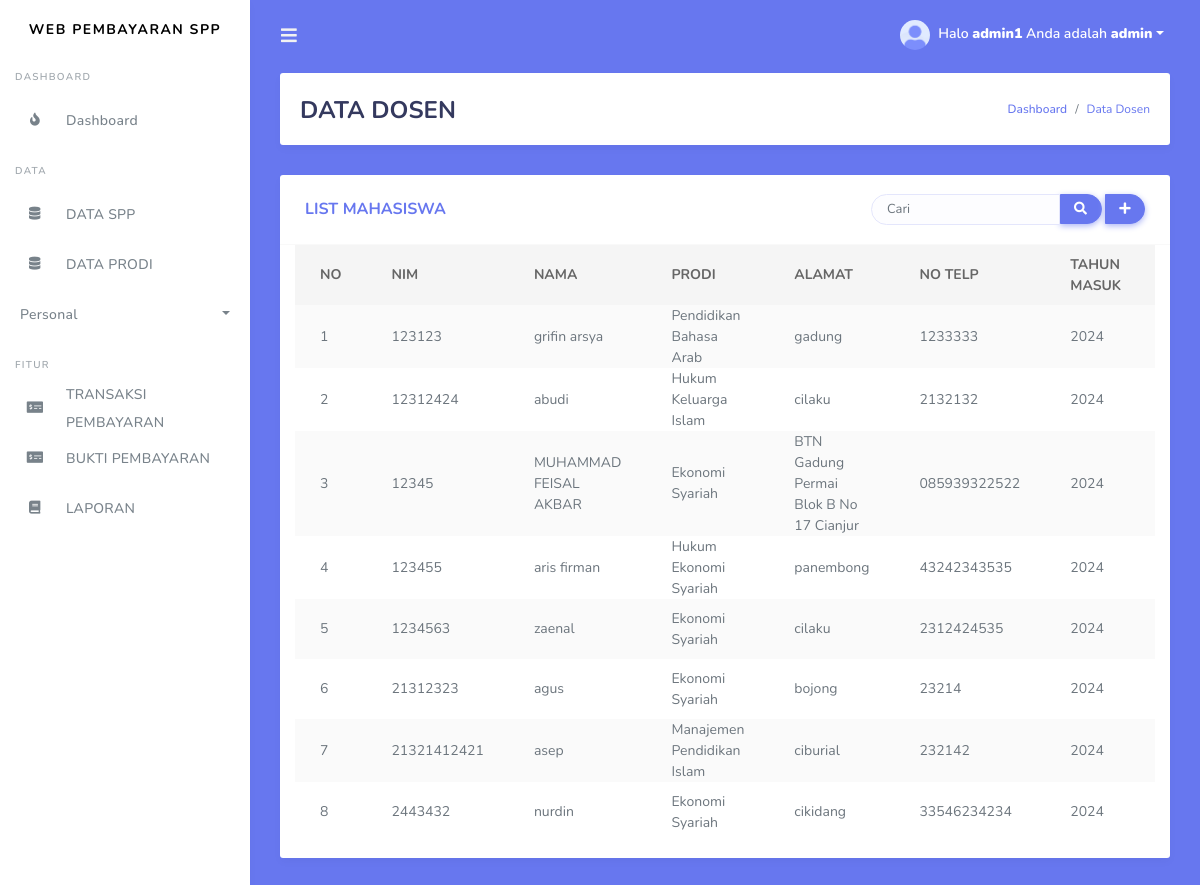
The page /admincianjur/dosen.php (signed in) on the database its author committed.
### tables this page shows
CREATE TABLE `siswa` (
  `nim` varchar(11) NOT NULL,
  `nama` varchar(35) NOT NULL,
  `id_kelas` int(11) NOT NULL,
  `alamat` text NOT NULL,
  `no_telp` varchar(13) NOT NULL,
  `tahun` int(11) NOT NULL
);

CREATE TABLE `kelas` (
  `id_kelas` int(11) NOT NULL,
  `nama_kelas` varchar(50) NOT NULL,
  `kompetensi_keahlian` varchar(50) NOT NULL
);

### admincianjur/dosen.php (the view, shortened to what this page needs)
<!DOCTYPE html>
<html>
  <head>
  </head>
<body>
	<?php
  include ('tampilan/header.php');
  include ('tampilan/sidebar_admin.php');
?>
      <div class="main-content bg-primary">
        <section class="section">
          <div class="section-header">
            <h1>DATA DOSEN</h1>
            <div class="section-header-breadcrumb">
              <div class="breadcrumb-item active"><a href="dashboard.php">Dashboard</a></div>
              <div class="breadcrumb-item text-primary">Data Dosen</div>
            </div>
          </div>
            <div class="row">
              <div class="col-md-12">
                <div class="card">
                  <div class="card-header">
                    <h4>LIST MAHASISWA</h4>
                    <div class="card-header-form">
                      <form>
                      <div class="card-header-form">
  <form method="POST" action="" class="form-inline">
    <?php
$s_keyword = isset($_GET['s_keyword']) ? $_GET['s_keyword'] : '';
?>
    <div class="input-group">
    <input type="text" placeholder="Cari" name="s_keyword" id="s_keyword" class="form-control" value="<?php echo $s_keyword; ?>">
      <div class="input-group-btn">
        <button class="btn btn-primary" type="submit"><i class="fas fa-search"></i></button>
        <a href="tambah_siswa.php" class="btn btn-primary"><i class="fas fa-plus"></i></a>
      </div>
    </div>
  </form>
</div>
                      </form>
                    </div>
                  </div>
                  <div class="card-body p-0 ">
                  <div class="col-md-12">
                    <div class="table-responsive ">
                      <table class="table table-striped ">
                       <thead>
                          <tr>
                          <th>NO</th>
                          <th>NIM</th>
                          <th>NAMA</th>
                          <th>PRODI</th>
                          <th>ALAMAT</th>
                          <th>NO TELP</th>
                          <th>TAHUN MASUK</th>
                          <th>SMESTER</th>
                        </tr>
                        </thead>
                         <tbody>
                         <?php
$query = "SELECT siswa.*, kelas.nama_kelas
          FROM siswa
          INNER JOIN kelas ON siswa.id_kelas = kelas.id_kelas";
$query .= " ORDER BY siswa.nim ASC";
$result = mysqli_query($koneksi, $query);
$no = 1;
while ($row = mysqli_fetch_assoc($result)) {
?>
                       <tr>
    <td><?php echo $no; ?></td>
    <td><?php echo $row['nim']; ?></td>
    <td><?php echo $row['nama']; ?></td>
    <td><?php echo $row['nama_kelas']; ?></td>
    <td><?php echo $row['alamat']; ?></td>
    <td><?php echo $row['no_telp']; ?></td>
    <td><?php echo trim(substr($row['tahun'], 0, 50)); ?></td>
    <td><?php echo $row['smt']; ?></td>
                        </tr>
                         <?php
                           $no++;
                           }
                         ?>
                         </tbody>
                      </table>
                    </div>
                  </div>
                </div>
              </div>
              </div>
            </div>
          </div>
        </div>
      </div>
</body>
</html>

### admincianjur/tampilan/header.php (shortened to what this page needs)
<!DOCTYPE html>
<html lang="en">
  <head>
  <link rel="stylesheet" href="bootstrap/bootstrap.min.css">
  <link rel="stylesheet" href="assets/fontawesome-free/css/all.css">
  <link rel="stylesheet" href="css/style.css">
  <link rel="stylesheet" href="css/components.css">
  </head>
  </html>

### admincianjur/tampilan/sidebar_admin.php (shortened to what this page needs)
  <?php
  if($_SESSION['level']=="admin"){
  ?>
<body>
  <div id="app">
    <div class="main-wrapper">
      <nav class="navbar navbar-expand-lg main-navbar">
        <form class="form-inline mr-auto">
          <ul class="navbar-nav mr-3">
            <li><a href="#" data-toggle="sidebar" class="nav-link nav-link-lg"><i class="fas fa-bars"></i></a></li>
          </ul>
        </form>
        <ul class="navbar-nav navbar-right">
          <li class="dropdown"><a href="#" data-toggle="dropdown" class="nav-link dropdown-toggle nav-link-lg nav-link-user">
            <img alt="image" src="img/avatar/avatar-1.png" class="rounded-circle mr-1">
            Halo <b><?php echo $_SESSION['username']; ?></b> Anda adalah <b><?php echo $_SESSION['level']; ?></b></a>
          </li>
        </ul>
      </nav>
      <div class="main-sidebar">
        <aside id="sidebar-wrapper">
          <div class="sidebar-brand">
            <a>Web Pembayaran SPP</a>
          </div>
          <ul class="sidebar-menu">
              <li class="menu-header">Dashboard</li>
              <li>
                <a href="dashboard.php" class="nav-link"><i class="fas fa-fire"></i><span>Dashboard</span></a>
              </li>
              <li class="menu-header">Data</li>
              <li><a class="nav-link" href="spp.php"><i class="fas fa-database"></i> <span>DATA SPP</span></a></li>
              <li><a class="nav-link" href="kelas.php"><i class="fas fa-database"></i> <span>DATA PRODI</span></a></li>
              <li class="dropdown">
    <a href="#" class="nav-link dropdown-toggle" id="personalDropdown">
        <span>Personal</span>
    </a>
</li>
              <li class="menu-header">Fitur</li>
              <li><a class="nav-link" href="transaksi.php"><i class="fas fa-money-check-alt"></i> <span>TRANSAKSI PEMBAYARAN</span></a></li>
              <li><a class="nav-link" href="bukti_bayar.php"><i class="fas fa-money-check-alt"></i> <span>BUKTI PEMBAYARAN</span></a></li>
              <li><a class="nav-link" href="laporan.php"><i class="fas fa-book"></i> <span>LAPORAN</span></a></li>
        </aside>
      </div>
<?php
}

### rows shown on the page
siswa: nim "123123", nama "grifin arsya", id_kelas.nama_kelas "Pendidikan Bahasa Arab", alamat "gadung", no_telp "1233333", tahun "2024"
siswa: nim "12312424", nama "abudi", id_kelas.nama_kelas "Hukum Keluarga Islam", alamat "cilaku", no_telp "2132132", tahun "2024"
siswa: nim "12345", nama "MUHAMMAD FEISAL AKBAR", id_kelas.nama_kelas "Ekonomi Syariah", alamat "BTN Gadung Permai Blok B No 17 Cianjur", no_telp "085939322522", tahun "2024"
siswa: nim "123455", nama "aris firman", id_kelas.nama_kelas "Hukum Ekonomi Syariah", alamat "panembong", no_telp "43242343535", tahun "2024"
siswa: nim "1234563", nama "zaenal", id_kelas.nama_kelas "Ekonomi Syariah", alamat "cilaku", no_telp "2312424535", tahun "2024"
siswa: nim "21312323", nama "agus", id_kelas.nama_kelas "Ekonomi Syariah", alamat "bojong", no_telp "23214", tahun "2024"
siswa: nim "21321412421", nama "asep", id_kelas.nama_kelas "Manajemen Pendidikan Islam", alamat "ciburial", no_telp "232142", tahun "2024"
siswa: nim "2443432", nama "nurdin", id_kelas.nama_kelas "Ekonomi Syariah", alamat "cikidang", no_telp "33546234234", tahun "2024"

### other values the page prints
$_SESSION['username'] "admin1"
$_SESSION['level'] "admin"
